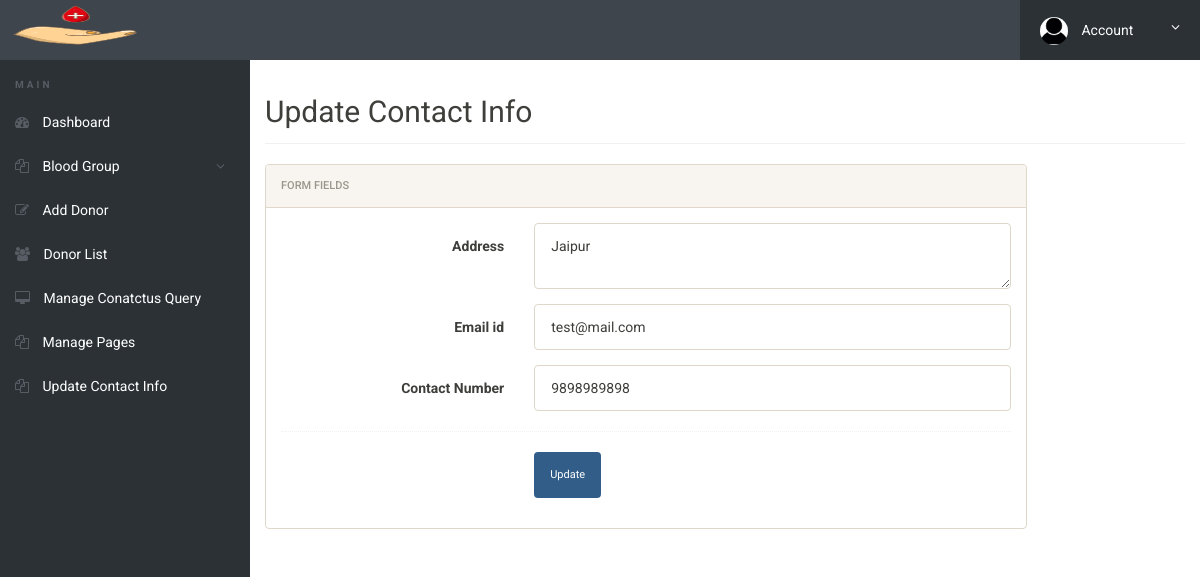
Page /admin/update-contactinfo.php (signed in) on the earlier database version.
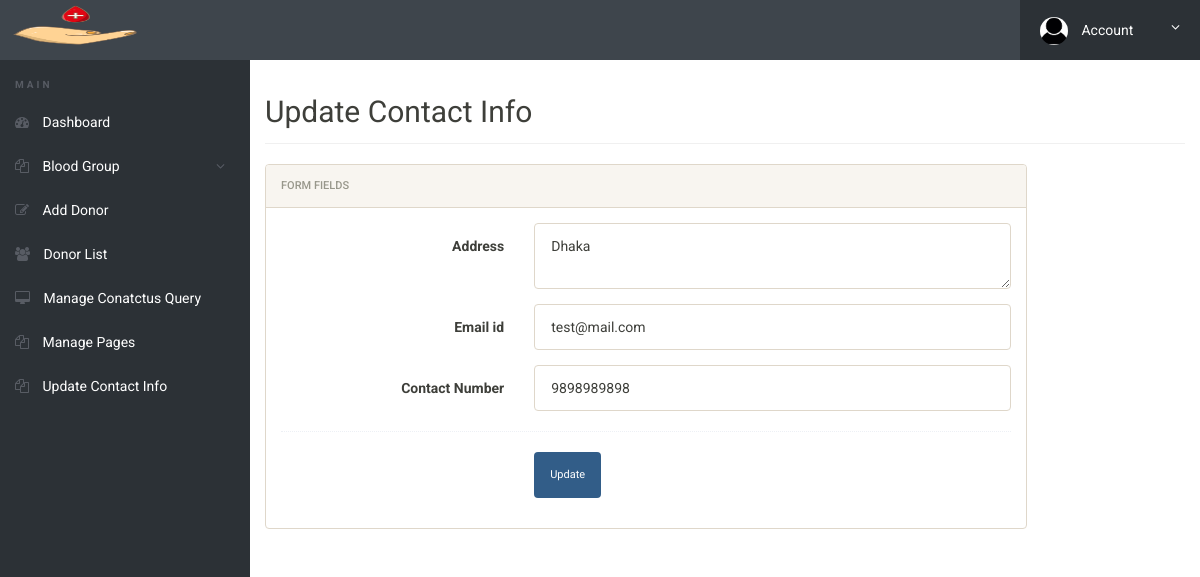
Same page on the later database version.
### tables this page shows
CREATE TABLE IF NOT EXISTS `tblcontactusinfo` (
  `id` int(11) NOT NULL AUTO_INCREMENT,
  `Address` tinytext,
  `EmailId` varchar(255) DEFAULT NULL,
  `ContactNo` char(11) DEFAULT NULL,
  PRIMARY KEY (`id`)
);

### admin/update-contactinfo.php (the view, shortened to what this page needs)
<?php
include('includes/config.php');
if(strlen($_SESSION['alogin'])==0)
	{
header('location:index.php');
}
else{
?>
<!doctype html>
<html lang="en" class="no-js">
<head>
	<link rel="stylesheet" href="css/font-awesome.min.css">
	<link rel="stylesheet" href="css/bootstrap.min.css">
	<link rel="stylesheet" href="css/dataTables.bootstrap.min.css">
	<link rel="stylesheet" href="css/bootstrap-social.css">
	<link rel="stylesheet" href="css/bootstrap-select.css">
	<link rel="stylesheet" href="css/fileinput.min.css">
	<link rel="stylesheet" href="css/awesome-bootstrap-checkbox.css">
	<link rel="stylesheet" href="css/style.css">
</head>
<body>
	<?php include('includes/header.php');?>
	<div class="ts-main-content">
	<?php include('includes/leftbar.php');?>
		<div class="content-wrapper">
			<div class="container-fluid">
				<div class="row">
					<div class="col-md-12">
						<h2 class="page-title">Update Contact Info</h2>
						<div class="row">
							<div class="col-md-10">
								<div class="panel panel-default">
									<div class="panel-heading">Form fields</div>
									<div class="panel-body">
										<form method="post" name="chngpwd" class="form-horizontal" onSubmit="return valid();">
				<?php $sql = "SELECT * from  tblcontactusinfo ";
$query = $dbh -> prepare($sql);
$query->execute();
$results=$query->fetchAll(PDO::FETCH_OBJ);
if($query->rowCount() > 0)
{
foreach($results as $result)
{				?>
				<div class="form-group">
												<label class="col-sm-4 control-label"> Address</label>
												<div class="col-sm-8">
													<textarea class="form-control" name="address" id="address" required><?php echo htmlentities($result->Address);?></textarea>
												</div>
											</div>
											<div class="form-group">
												<label class="col-sm-4 control-label"> Email id</label>
												<div class="col-sm-8">
													<input type="email" class="form-control" name="email" id="email" value="<?php echo htmlentities($result->EmailId);?>" required>
												</div>
											</div>
<div class="form-group">
												<label class="col-sm-4 control-label"> Contact Number </label>
												<div class="col-sm-8">
													<input type="text" class="form-control" value="<?php echo htmlentities($result->ContactNo);?>" name="contactno" id="contactno" required>
												</div>
											</div>
<?php }} ?>
											<div class="hr-dashed"></div>
											<div class="form-group">
												<div class="col-sm-8 col-sm-offset-4">
													<button class="btn btn-primary" name="submit" type="submit">Update</button>
												</div>
											</div>
										</form>
									</div>
								</div>
							</div>
						</div>
					</div>
				</div>
			</div>
		</div>
	</div>
</body>
</html>
<?php } ?>

Differences in the rows shown:
changed tblcontactusinfo "test@mail.com": address "Jaipur" → "Dhaka"
